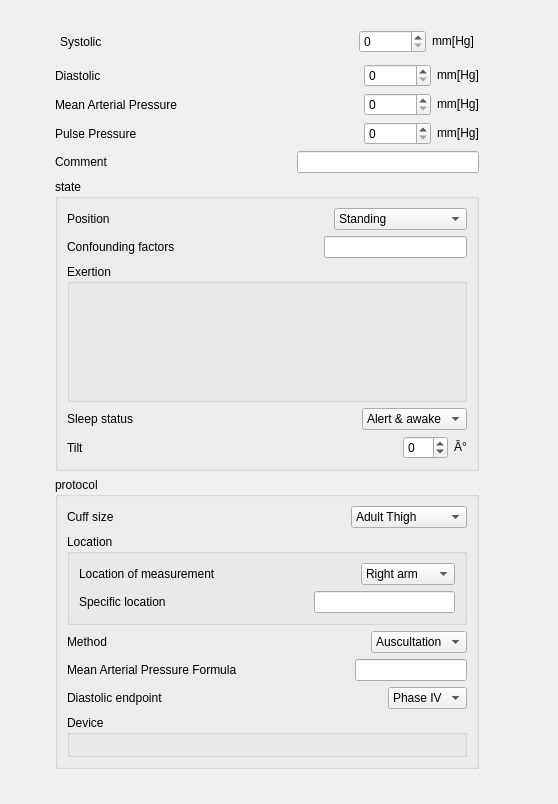
<?xml version="1.0" encoding="UTF-8"?>
<ui version="4.0">
 <class>Form</class>
 <widget class="QWidget" name="Form">
  <property name="geometry">
   <rect>
    <x>0</x>
    <y>0</y>
    <width>558</width>
    <height>804</height>
   </rect>
  </property>
  <property name="windowTitle">
   <string>Form</string>
  </property>
  <widget class="QWidget" name="gridLayoutWidget">
   <property name="geometry">
    <rect>
     <x>50</x>
     <y>20</y>
     <width>434</width>
     <height>754</height>
    </rect>
   </property>
   <layout class="QGridLayout" name="gridLayout">
    <property name="margin">
     <number>5</number>
    </property>
    <item row="0" column="0">
     <layout class="QHBoxLayout" name="horizontalLayout">
      <property name="margin">
       <number>5</number>
      </property>
      <item>
       <widget class="QLabel" name="label">
        <property name="text">
         <string>Systolic</string>
        </property>
       </widget>
      </item>
      <item>
       <spacer name="horizontalSpacer">
        <property name="orientation">
         <enum>Qt::Horizontal</enum>
        </property>
        <property name="sizeHint" stdset="0">
         <size>
          <width>0</width>
          <height>0</height>
         </size>
        </property>
       </spacer>
      </item>
      <item>
       <widget class="QSpinBox" name="spinBox">
        <property name="minimum">
         <number>0</number>
        </property>
        <property name="maximum">
         <number>2147483647</number>
        </property>
        <property name="path" stdset="0">
         <string>/data[at0001]/events[at0006]/data[at0003]/items[at0004]</string>
        </property>
       </widget>
      </item>
      <item>
       <widget class="QLabel" name="label_2">
        <property name="sizePolicy">
         <sizepolicy hsizetype="Preferred" vsizetype="Fixed">
          <horstretch>0</horstretch>
          <verstretch>0</verstretch>
         </sizepolicy>
        </property>
        <property name="text">
         <string>mm[Hg]</string>
        </property>
       </widget>
      </item>
     </layout>
    </item>
    <item row="1" column="0">
     <layout class="QHBoxLayout" name="horizontalLayout_2">
      <item>
       <widget class="QLabel" name="label_3">
        <property name="text">
         <string>Diastolic</string>
        </property>
       </widget>
      </item>
      <item>
       <spacer name="horizontalSpacer_2">
        <property name="orientation">
         <enum>Qt::Horizontal</enum>
        </property>
        <property name="sizeHint" stdset="0">
         <size>
          <width>0</width>
          <height>0</height>
         </size>
        </property>
       </spacer>
      </item>
      <item>
       <widget class="QSpinBox" name="spinBox_2">
        <property name="minimum">
         <number>0</number>
        </property>
        <property name="maximum">
         <number>2147483647</number>
        </property>
        <property name="path" stdset="0">
         <string>/data[at0001]/events[at0006]/data[at0003]/items[at0005]</string>
        </property>
       </widget>
      </item>
      <item>
       <widget class="QLabel" name="label_4">
        <property name="sizePolicy">
         <sizepolicy hsizetype="Preferred" vsizetype="Fixed">
          <horstretch>0</horstretch>
          <verstretch>0</verstretch>
         </sizepolicy>
        </property>
        <property name="text">
         <string>mm[Hg]</string>
        </property>
       </widget>
      </item>
     </layout>
    </item>
    <item row="2" column="0">
     <layout class="QHBoxLayout" name="horizontalLayout_3">
      <item>
       <widget class="QLabel" name="label_5">
        <property name="text">
         <string>Mean Arterial Pressure</string>
        </property>
       </widget>
      </item>
      <item>
       <spacer name="horizontalSpacer_3">
        <property name="orientation">
         <enum>Qt::Horizontal</enum>
        </property>
        <property name="sizeHint" stdset="0">
         <size>
          <width>0</width>
          <height>0</height>
         </size>
        </property>
       </spacer>
      </item>
      <item>
       <widget class="QSpinBox" name="spinBox_3">
        <property name="minimum">
         <number>0</number>
        </property>
        <property name="maximum">
         <number>2147483647</number>
        </property>
        <property name="path" stdset="0">
         <string>/data[at0001]/events[at0006]/data[at0003]/items[at1006]</string>
        </property>
       </widget>
      </item>
      <item>
       <widget class="QLabel" name="label_6">
        <property name="sizePolicy">
         <sizepolicy hsizetype="Preferred" vsizetype="Fixed">
          <horstretch>0</horstretch>
          <verstretch>0</verstretch>
         </sizepolicy>
        </property>
        <property name="text">
         <string>mm[Hg]</string>
        </property>
       </widget>
      </item>
     </layout>
    </item>
    <item row="3" column="0">
     <layout class="QHBoxLayout" name="horizontalLayout_4">
      <item>
       <widget class="QLabel" name="label_7">
        <property name="text">
         <string>Pulse Pressure</string>
        </property>
       </widget>
      </item>
      <item>
       <spacer name="horizontalSpacer_4">
        <property name="orientation">
         <enum>Qt::Horizontal</enum>
        </property>
        <property name="sizeHint" stdset="0">
         <size>
          <width>0</width>
          <height>0</height>
         </size>
        </property>
       </spacer>
      </item>
      <item>
       <widget class="QSpinBox" name="spinBox_4">
        <property name="minimum">
         <number>0</number>
        </property>
        <property name="maximum">
         <number>2147483647</number>
        </property>
        <property name="path" stdset="0">
         <string>/data[at0001]/events[at0006]/data[at0003]/items[at1007]</string>
        </property>
       </widget>
      </item>
      <item>
       <widget class="QLabel" name="label_8">
        <property name="sizePolicy">
         <sizepolicy hsizetype="Preferred" vsizetype="Fixed">
          <horstretch>0</horstretch>
          <verstretch>0</verstretch>
         </sizepolicy>
        </property>
        <property name="text">
         <string>mm[Hg]</string>
        </property>
       </widget>
      </item>
     </layout>
    </item>
    <item row="4" column="0">
     <layout class="QHBoxLayout" name="horizontalLayout_5">
      <item>
       <widget class="QLabel" name="label_9">
        <property name="text">
         <string>Comment</string>
        </property>
       </widget>
      </item>
      <item>
       <spacer name="horizontalSpacer_5">
        <property name="orientation">
         <enum>Qt::Horizontal</enum>
        </property>
        <property name="sizeHint" stdset="0">
         <size>
          <width>0</width>
          <height>0</height>
         </size>
        </property>
       </spacer>
      </item>
      <item>
       <widget class="QLineEdit" name="lineEdit">
        <property name="text">
         <string/>
        </property>
        <property name="path" stdset="0">
         <string>/data[at0001]/events[at0006]/data[at0003]/items[at0033]</string>
        </property>
        <property name="reg_exp" stdset="0">
         <string>.</string>
        </property>
       </widget>
      </item>
     </layout>
    </item>
    <item row="5" column="0">
     <layout class="QHBoxLayout" name="horizontalLayout_6">
      <item>
       <widget class="QGroupBox" name="state">
        <property name="title">
         <string>state</string>
        </property>
        <property name="path" stdset="0">
         <string>/data[at0001]/events[at0006]/state[at0007]</string>
        </property>
        <layout class="QGridLayout" name="gridLayout_2">
         <item row="6" column="0">
          <layout class="QHBoxLayout" name="horizontalLayout_7">
           <item>
            <widget class="QLabel" name="label_10">
             <property name="text">
              <string>Position</string>
             </property>
            </widget>
           </item>
           <item>
            <spacer name="horizontalSpacer_6">
             <property name="orientation">
              <enum>Qt::Horizontal</enum>
             </property>
             <property name="sizeHint" stdset="0">
              <size>
               <width>0</width>
               <height>0</height>
              </size>
             </property>
            </spacer>
           </item>
           <item>
            <widget class="QComboBox" name="comboBox">
             <property name="path" stdset="0">
              <string>/data[at0001]/events[at0006]/state[at0007]/items[at0008]</string>
             </property>
             <item>
              <property name="text">
               <string>Standing</string>
              </property>
             </item>
             <item>
              <property name="text">
               <string>Sitting</string>
              </property>
             </item>
             <item>
              <property name="text">
               <string>Reclining</string>
              </property>
             </item>
             <item>
              <property name="text">
               <string>Lying</string>
              </property>
             </item>
             <item>
              <property name="text">
               <string>Lying with tilt to left</string>
              </property>
             </item>
            </widget>
           </item>
          </layout>
         </item>
         <item row="7" column="0">
          <layout class="QHBoxLayout" name="horizontalLayout_8">
           <item>
            <widget class="QLabel" name="label_11">
             <property name="text">
              <string>Confounding factors</string>
             </property>
            </widget>
           </item>
           <item>
            <spacer name="horizontalSpacer_7">
             <property name="orientation">
              <enum>Qt::Horizontal</enum>
             </property>
             <property name="sizeHint" stdset="0">
              <size>
               <width>0</width>
               <height>0</height>
              </size>
             </property>
            </spacer>
           </item>
           <item>
            <widget class="QLineEdit" name="lineEdit_2">
             <property name="text">
              <string/>
             </property>
             <property name="path" stdset="0">
              <string>/data[at0001]/events[at0006]/state[at0007]/items[at1052]</string>
             </property>
             <property name="reg_exp" stdset="0">
              <string>.</string>
             </property>
            </widget>
           </item>
          </layout>
         </item>
         <item row="8" column="0">
          <layout class="QHBoxLayout" name="horizontalLayout_9">
           <item>
            <widget class="QGroupBox" name="[allow_archetype]at1030">
             <property name="title">
              <string>Exertion  </string>
             </property>
             <property name="path" stdset="0">
              <string>/data[at0001]/events[at0006]/state[at0007]/items[at1030]</string>
             </property>
             <property name="occurrenceCount" stdset="0">
              <number>0</number>
             </property>
             <property name="include" stdset="0">
              <stringlist>
               <string>/openEHR-EHR-CLUSTER\.level_of_exertion(-[a-zA-Z0-9_]+)*\.v1/</string>
              </stringlist>
             </property>
             <layout class="QGridLayout" name="gridLayout_3"/>
            </widget>
           </item>
          </layout>
         </item>
         <item row="9" column="0">
          <layout class="QHBoxLayout" name="horizontalLayout_10">
           <item>
            <widget class="QLabel" name="label_12">
             <property name="text">
              <string>Sleep status</string>
             </property>
            </widget>
           </item>
           <item>
            <spacer name="horizontalSpacer_8">
             <property name="orientation">
              <enum>Qt::Horizontal</enum>
             </property>
             <property name="sizeHint" stdset="0">
              <size>
               <width>0</width>
               <height>0</height>
              </size>
             </property>
            </spacer>
           </item>
           <item>
            <widget class="QComboBox" name="comboBox_2">
             <property name="path" stdset="0">
              <string>/data[at0001]/events[at0006]/state[at0007]/items[at1043]</string>
             </property>
             <item>
              <property name="text">
               <string>Alert &amp; awake</string>
              </property>
             </item>
             <item>
              <property name="text">
               <string>Sleeping</string>
              </property>
             </item>
            </widget>
           </item>
          </layout>
         </item>
         <item row="10" column="0">
          <layout class="QHBoxLayout" name="horizontalLayout_11">
           <item>
            <widget class="QLabel" name="label_13">
             <property name="text">
              <string>Tilt</string>
             </property>
            </widget>
           </item>
           <item>
            <spacer name="horizontalSpacer_9">
             <property name="orientation">
              <enum>Qt::Horizontal</enum>
             </property>
             <property name="sizeHint" stdset="0">
              <size>
               <width>0</width>
               <height>0</height>
              </size>
             </property>
            </spacer>
           </item>
           <item>
            <widget class="QSpinBox" name="spinBox_5">
             <property name="minimum">
              <number>-90</number>
             </property>
             <property name="maximum">
              <number>90</number>
             </property>
             <property name="path" stdset="0">
              <string>/data[at0001]/events[at0006]/state[at0007]/items[at1005]</string>
             </property>
            </widget>
           </item>
           <item>
            <widget class="QLabel" name="label_14">
             <property name="sizePolicy">
              <sizepolicy hsizetype="Preferred" vsizetype="Fixed">
               <horstretch>0</horstretch>
               <verstretch>0</verstretch>
              </sizepolicy>
             </property>
             <property name="text">
              <string>Â°</string>
             </property>
            </widget>
           </item>
          </layout>
         </item>
        </layout>
       </widget>
      </item>
     </layout>
    </item>
    <item row="11" column="0">
     <layout class="QHBoxLayout" name="horizontalLayout_12">
      <item>
       <widget class="QGroupBox" name="protocol">
        <property name="title">
         <string>protocol</string>
        </property>
        <property name="path" stdset="0">
         <string>/protocol[at0011]</string>
        </property>
        <layout class="QGridLayout" name="gridLayout_4">
         <item row="12" column="0">
          <layout class="QHBoxLayout" name="horizontalLayout_13">
           <item>
            <widget class="QLabel" name="label_15">
             <property name="text">
              <string>Cuff size</string>
             </property>
            </widget>
           </item>
           <item>
            <spacer name="horizontalSpacer_10">
             <property name="orientation">
              <enum>Qt::Horizontal</enum>
             </property>
             <property name="sizeHint" stdset="0">
              <size>
               <width>0</width>
               <height>0</height>
              </size>
             </property>
            </spacer>
           </item>
           <item>
            <widget class="QComboBox" name="comboBox_3">
             <property name="path" stdset="0">
              <string>/protocol[at0011]/items[at0013]</string>
             </property>
             <item>
              <property name="text">
               <string>Adult Thigh</string>
              </property>
             </item>
             <item>
              <property name="text">
               <string>Large Adult</string>
              </property>
             </item>
             <item>
              <property name="text">
               <string>Adult</string>
              </property>
             </item>
             <item>
              <property name="text">
               <string>Small Adult</string>
              </property>
             </item>
             <item>
              <property name="text">
               <string>Paediatric/Child</string>
              </property>
             </item>
             <item>
              <property name="text">
               <string>Infant</string>
              </property>
             </item>
             <item>
              <property name="text">
               <string>Neonatal</string>
              </property>
             </item>
            </widget>
           </item>
          </layout>
         </item>
         <item row="13" column="0">
          <layout class="QHBoxLayout" name="horizontalLayout_14">
           <item>
            <widget class="QGroupBox" name="[allow_archetype]at1033">
             <property name="title">
              <string>Location</string>
             </property>
             <property name="path" stdset="0">
              <string>/protocol[at0011]/items[at1033]</string>
             </property>
             <layout class="QGridLayout" name="gridLayout_5">
              <item row="14" column="0">
               <layout class="QHBoxLayout" name="horizontalLayout_15">
                <item>
                 <widget class="QLabel" name="label_16">
                  <property name="text">
                   <string>Location of measurement</string>
                  </property>
                 </widget>
                </item>
                <item>
                 <spacer name="horizontalSpacer_11">
                  <property name="orientation">
                   <enum>Qt::Horizontal</enum>
                  </property>
                  <property name="sizeHint" stdset="0">
                   <size>
                    <width>0</width>
                    <height>0</height>
                   </size>
                  </property>
                 </spacer>
                </item>
                <item>
                 <widget class="QComboBox" name="comboBox_4">
                  <property name="path" stdset="0">
                   <string>/protocol[at0011]/items[at1033]/items[at0014]</string>
                  </property>
                  <item>
                   <property name="text">
                    <string>Right arm</string>
                   </property>
                  </item>
                  <item>
                   <property name="text">
                    <string>Left arm</string>
                   </property>
                  </item>
                  <item>
                   <property name="text">
                    <string>Right thigh</string>
                   </property>
                  </item>
                  <item>
                   <property name="text">
                    <string>Left thigh</string>
                   </property>
                  </item>
                  <item>
                   <property name="text">
                    <string>Right wrist</string>
                   </property>
                  </item>
                  <item>
                   <property name="text">
                    <string>Left wrist</string>
                   </property>
                  </item>
                  <item>
                   <property name="text">
                    <string>Right ankle</string>
                   </property>
                  </item>
                  <item>
                   <property name="text">
                    <string>Left ankle</string>
                   </property>
                  </item>
                  <item>
                   <property name="text">
                    <string>Finger</string>
                   </property>
                  </item>
                  <item>
                   <property name="text">
                    <string>Toe</string>
                   </property>
                  </item>
                  <item>
                   <property name="text">
                    <string>Intra-arterial</string>
                   </property>
                  </item>
                 </widget>
                </item>
               </layout>
              </item>
              <item row="15" column="0">
               <layout class="QHBoxLayout" name="horizontalLayout_16">
                <item>
                 <widget class="QLabel" name="label_17">
                  <property name="text">
                   <string>Specific location</string>
                  </property>
                 </widget>
                </item>
                <item>
                 <spacer name="horizontalSpacer_12">
                  <property name="orientation">
                   <enum>Qt::Horizontal</enum>
                  </property>
                  <property name="sizeHint" stdset="0">
                   <size>
                    <width>0</width>
                    <height>0</height>
                   </size>
                  </property>
                 </spacer>
                </item>
                <item>
                 <widget class="QLineEdit" name="lineEdit_3">
                  <property name="text">
                   <string/>
                  </property>
                  <property name="path" stdset="0">
                   <string>/protocol[at0011]/items[at1033]/items[at1034]</string>
                  </property>
                  <property name="reg_exp" stdset="0">
                   <string>.</string>
                  </property>
                 </widget>
                </item>
               </layout>
              </item>
             </layout>
            </widget>
           </item>
          </layout>
         </item>
         <item row="16" column="0">
          <layout class="QHBoxLayout" name="horizontalLayout_17">
           <item>
            <widget class="QLabel" name="label_18">
             <property name="text">
              <string>Method</string>
             </property>
            </widget>
           </item>
           <item>
            <spacer name="horizontalSpacer_13">
             <property name="orientation">
              <enum>Qt::Horizontal</enum>
             </property>
             <property name="sizeHint" stdset="0">
              <size>
               <width>0</width>
               <height>0</height>
              </size>
             </property>
            </spacer>
           </item>
           <item>
            <widget class="QComboBox" name="comboBox_5">
             <property name="path" stdset="0">
              <string>/protocol[at0011]/items[at1035]</string>
             </property>
             <item>
              <property name="text">
               <string>Auscultation</string>
              </property>
             </item>
             <item>
              <property name="text">
               <string>Palpation</string>
              </property>
             </item>
             <item>
              <property name="text">
               <string>Machine</string>
              </property>
             </item>
             <item>
              <property name="text">
               <string>Invasive</string>
              </property>
             </item>
            </widget>
           </item>
          </layout>
         </item>
         <item row="17" column="0">
          <layout class="QHBoxLayout" name="horizontalLayout_18">
           <item>
            <widget class="QLabel" name="label_19">
             <property name="text">
              <string>Mean Arterial Pressure Formula</string>
             </property>
            </widget>
           </item>
           <item>
            <spacer name="horizontalSpacer_14">
             <property name="orientation">
              <enum>Qt::Horizontal</enum>
             </property>
             <property name="sizeHint" stdset="0">
              <size>
               <width>0</width>
               <height>0</height>
              </size>
             </property>
            </spacer>
           </item>
           <item>
            <widget class="QLineEdit" name="lineEdit_4">
             <property name="text">
              <string/>
             </property>
             <property name="path" stdset="0">
              <string>/protocol[at0011]/items[at1038]</string>
             </property>
             <property name="reg_exp" stdset="0">
              <string>.</string>
             </property>
            </widget>
           </item>
          </layout>
         </item>
         <item row="18" column="0">
          <layout class="QHBoxLayout" name="horizontalLayout_19">
           <item>
            <widget class="QLabel" name="label_20">
             <property name="text">
              <string>Diastolic endpoint</string>
             </property>
            </widget>
           </item>
           <item>
            <spacer name="horizontalSpacer_15">
             <property name="orientation">
              <enum>Qt::Horizontal</enum>
             </property>
             <property name="sizeHint" stdset="0">
              <size>
               <width>0</width>
               <height>0</height>
              </size>
             </property>
            </spacer>
           </item>
           <item>
            <widget class="QComboBox" name="comboBox_6">
             <property name="path" stdset="0">
              <string>/protocol[at0011]/items[at1010]</string>
             </property>
             <item>
              <property name="text">
               <string>Phase IV</string>
              </property>
             </item>
             <item>
              <property name="text">
               <string>Phase V</string>
              </property>
             </item>
            </widget>
           </item>
          </layout>
         </item>
         <item row="19" column="0">
          <layout class="QHBoxLayout" name="horizontalLayout_20">
           <item>
            <widget class="QGroupBox" name="[allow_archetype]at1025">
             <property name="title">
              <string>Device</string>
             </property>
             <property name="path" stdset="0">
              <string>/protocol[at0011]/items[at1025]</string>
             </property>
             <property name="occurrenceCount" stdset="0">
              <number>0</number>
             </property>
             <property name="include" stdset="0">
              <stringlist>
               <string>/openEHR-EHR-CLUSTER\.device(-[a-zA-Z0-9_]+)*\.v1/</string>
              </stringlist>
             </property>
             <layout class="QGridLayout" name="gridLayout_6"/>
            </widget>
           </item>
          </layout>
         </item>
        </layout>
       </widget>
      </item>
     </layout>
    </item>
   </layout>
  </widget>
 </widget>
 <resources/>
 <connections/>
</ui>
